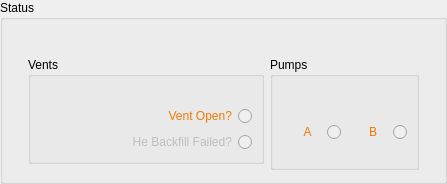
             <widget class="QGroupBox" name="groupBox_27">
              <property name="enabled">
               <bool>true</bool>
              </property>
              <property name="title">
               <string>Status</string>
              </property>
              <layout class="QGridLayout" name="gridLayout_101">
               <property name="leftMargin">
                <number>25</number>
               </property>
               <property name="rightMargin">
                <number>25</number>
               </property>
               <item row="0" column="2" rowspan="2">
                <widget class="QLabel" name="label_44">
                 <property name="text">
                  <string/>
                 </property>
                </widget>
               </item>
               <item row="3" column="0">
                <widget class="QGroupBox" name="groupBox_28">
                 <property name="title">
                  <string>Vents</string>
                 </property>
                 <layout class="QGridLayout" name="gridLayout_89">
                  <item row="3" column="0">
                   <widget class="QRadioButton" name="rb_he_backfill_fail">
                    <property name="enabled">
                     <bool>false</bool>
                    </property>
                    <property name="sizePolicy">
                     <sizepolicy hsizetype="Preferred" vsizetype="Preferred">
                      <horstretch>0</horstretch>
                      <verstretch>0</verstretch>
                     </sizepolicy>
                    </property>
                    <property name="layoutDirection">
                     <enum>Qt::RightToLeft</enum>
                    </property>
                    <property name="styleSheet">
                     <string notr="true">color: rgb(245, 121, 0);

indicator {
    border: 3px solid rgb(52, 59, 72);
	width: 15px;
	height: 15px;
	border-radius: 10px;
    background: rgb(255, 255, 0);
}</string>
                    </property>
                    <property name="text">
                     <string>He Backfill Failed?</string>
                    </property>
                    <property name="autoExclusive">
                     <bool>false</bool>
                    </property>
                   </widget>
                  </item>
                  <item row="1" column="0">
                   <widget class="QRadioButton" name="rb_fast_vent">
                    <property name="enabled">
                     <bool>false</bool>
                    </property>
                    <property name="sizePolicy">
                     <sizepolicy hsizetype="Preferred" vsizetype="Preferred">
                      <horstretch>0</horstretch>
                      <verstretch>0</verstretch>
                     </sizepolicy>
                    </property>
                    <property name="layoutDirection">
                     <enum>Qt::RightToLeft</enum>
                    </property>
                    <property name="styleSheet">
                     <string notr="true">color: rgb(245, 121, 0);</string>
                    </property>
                    <property name="text">
                     <string>                                     Vent Open?</string>
                    </property>
                    <property name="checkable">
                     <bool>true</bool>
                    </property>
                    <property name="autoExclusive">
                     <bool>false</bool>
                    </property>
                   </widget>
                  </item>
                  <item row="0" column="0">
                   <widget class="QLabel" name="label_145">
                    <property name="sizePolicy">
                     <sizepolicy hsizetype="Fixed" vsizetype="Fixed">
                      <horstretch>0</horstretch>
                      <verstretch>0</verstretch>
                     </sizepolicy>
                    </property>
                    <property name="text">
                     <string/>
                    </property>
                   </widget>
                  </item>
                 </layout>
                </widget>
               </item>
               <item row="3" column="2" rowspan="2">
                <widget class="QGroupBox" name="groupBox_30">
                 <property name="title">
                  <string>Pumps</string>
                 </property>
                 <layout class="QGridLayout" name="gridLayout_102">
                  <item row="1" column="0">
                   <widget class="QLabel" name="label_147">
                    <property name="sizePolicy">
                     <sizepolicy hsizetype="Fixed" vsizetype="Fixed">
                      <horstretch>0</horstretch>
                      <verstretch>0</verstretch>
                     </sizepolicy>
                    </property>
                    <property name="text">
                     <string/>
                    </property>
                   </widget>
                  </item>
                  <item row="6" column="1">
                   <widget class="QRadioButton" name="rb_pumpB_slow">
                    <property name="enabled">
                     <bool>false</bool>
                    </property>
                    <property name="sizePolicy">
                     <sizepolicy hsizetype="Preferred" vsizetype="Preferred">
                      <horstretch>0</horstretch>
                      <verstretch>0</verstretch>
                     </sizepolicy>
                    </property>
                    <property name="layoutDirection">
                     <enum>Qt::RightToLeft</enum>
                    </property>
                    <property name="styleSheet">
                     <string notr="true">color: rgb(245, 121, 0);
font: 18pt &quot;Cantarell&quot;;</string>
                    </property>
                    <property name="text">
                     <string>     B   </string>
                    </property>
                    <property name="autoExclusive">
                     <bool>false</bool>
                    </property>
                   </widget>
                  </item>
                  <item row="6" column="0">
                   <widget class="QRadioButton" name="rb_pumpA_slow">
                    <property name="enabled">
                     <bool>false</bool>
                    </property>
                    <property name="sizePolicy">
                     <sizepolicy hsizetype="Preferred" vsizetype="Preferred">
                      <horstretch>0</horstretch>
                      <verstretch>0</verstretch>
                     </sizepolicy>
                    </property>
                    <property name="layoutDirection">
                     <enum>Qt::RightToLeft</enum>
                    </property>
                    <property name="styleSheet">
                     <string notr="true">color: rgb(245, 121, 0);
font: 18pt &quot;Cantarell&quot;;</string>
                    </property>
                    <property name="text">
                     <string>     A   </string>
                    </property>
                    <property name="autoExclusive">
                     <bool>false</bool>
                    </property>
                   </widget>
                  </item>
                 </layout>
                </widget>
               </item>
               <item row="1" column="0">
                <widget class="QLabel" name="label_144">
                 <property name="sizePolicy">
                  <sizepolicy hsizetype="Fixed" vsizetype="Fixed">
                   <horstretch>0</horstretch>
                   <verstretch>0</verstretch>
                  </sizepolicy>
                 </property>
                 <property name="text">
                  <string/>
                 </property>
                </widget>
               </item>
              </layout>
             </widget>
